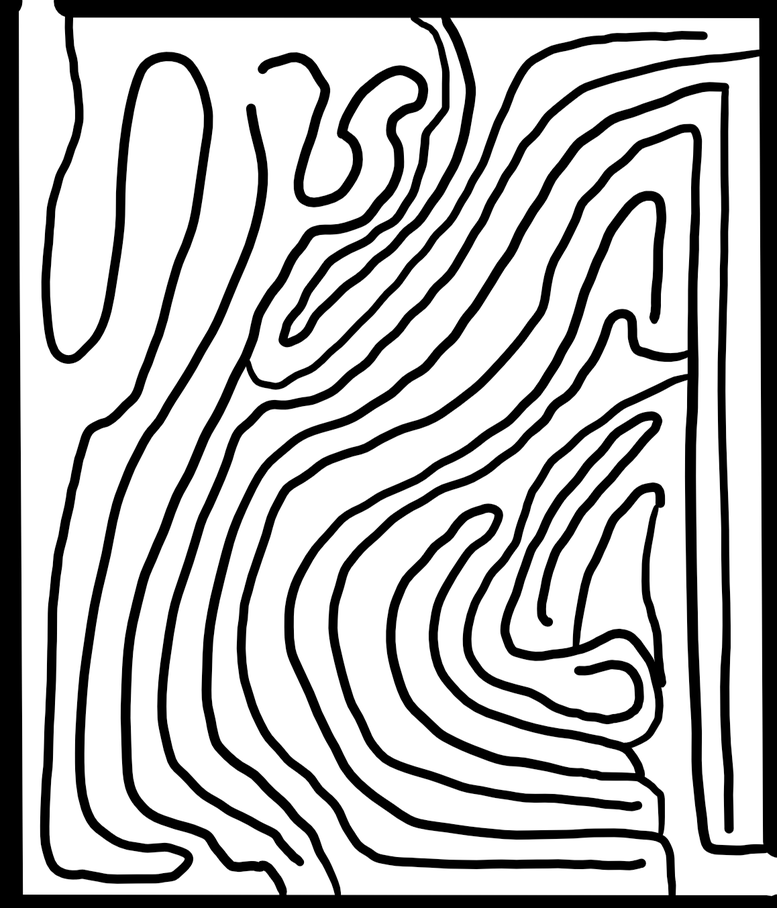
#> input picture mazesolve/mazes/Sketch.png, 777 x 908 px, shrunk from 1158 x 1353 before the run
$ python mazesolve.py mazes/Sketch.png   (older library calls are emulated)
#> lines starting #> are read from the running program, lines starting #| are printed output that depends on the picture
### mazesolve/py_star.py
import numpy as np

import inspect
from os.path import abspath, dirname, join
import a_star as a_star_cpp

def a_star(weights, start, goal, diagonal_ok):
    # every weight has to be at least one
    #if weights.min(axis=None) < 1:
    #    raise ValueError("Minimum cost to move must be 1, but got {0}".format(weights.min(axis=None)))

    #Ensure start is within grid
    if(start[0] < 0 or start[1] >= weights.shape[0] or start[1] < 0 or start[1] >= weights.shape[1]):
        raise ValueError("Start of ({0}) lies outside grid.".format(start))

    #Ensure goal is within grid
    if(goal[0] < 0 or goal[1] >= weights.shape[0] or goal[1] < 0 or goal[1] >= weights.shape[1]):
        raise ValueError("Goal of ({0}) lies outside grid.".format(goal))

    height, width = weights.shape
    start_index = int(np.ravel_multi_index(start, (height, width)))
    goal_index = int(np.ravel_multi_index(goal, (height, width)))
    weights = weights.flatten()
    weights[start_index] = 0.0
    weights[goal_index] = 0.0
    path, tried_pixels = invoke_pathfinder(width,height,weights,start_index,goal_index,diagonal_ok)
    return (path,tried_pixels)

def invoke_pathfinder(width,height,weights,start_index,goal_index,diagonal_ok):
    #Invoking C++ stuff here
    path, tried_pixels = a_star_cpp.get_path(width, height, weights, start_index, goal_index, diagonal_ok)
    if path[0] >= 0:
        return (np.unravel_index(path, (height,width)),np.unravel_index(list(tried_pixels),(height,width)))
    else:
        return (None,np.unravel_index(list(tried_pixels),(height,width)))
    #If no path was found returns an empty tuple, otherwise tuple of path indices

### mazesolve/mazesolve.py
import cv2
import numpy as np
import argparse as ap
from py_star import a_star
from time import time
import os

def load_maze(maze_path):
#> called with maze_path = 'mazes/Sketch.png'
    maze = cv2.imread(maze_path)
#> maze is the input picture: shape (908, 777, 3); min 0, max 255, mean 184.2
    if maze is None:
        print("no file found: {0}".format(maze_path))
        return
    else:
        print("loaded maze of shape {0}".format(maze.shape[0:2],))
#| loaded maze of shape (908, 777)
    return maze

def solve_maze(maze, diagonal_ok = True):

#> called with diagonal_ok = True
    grid = cv2.cvtColor(maze, cv2.COLOR_BGR2GRAY).astype(np.int)
    grid[grid == 0] = -1
#> grid: shape (908, 777) int64; min -1, max 255, mean 184
    grid[grid == 255] = 1
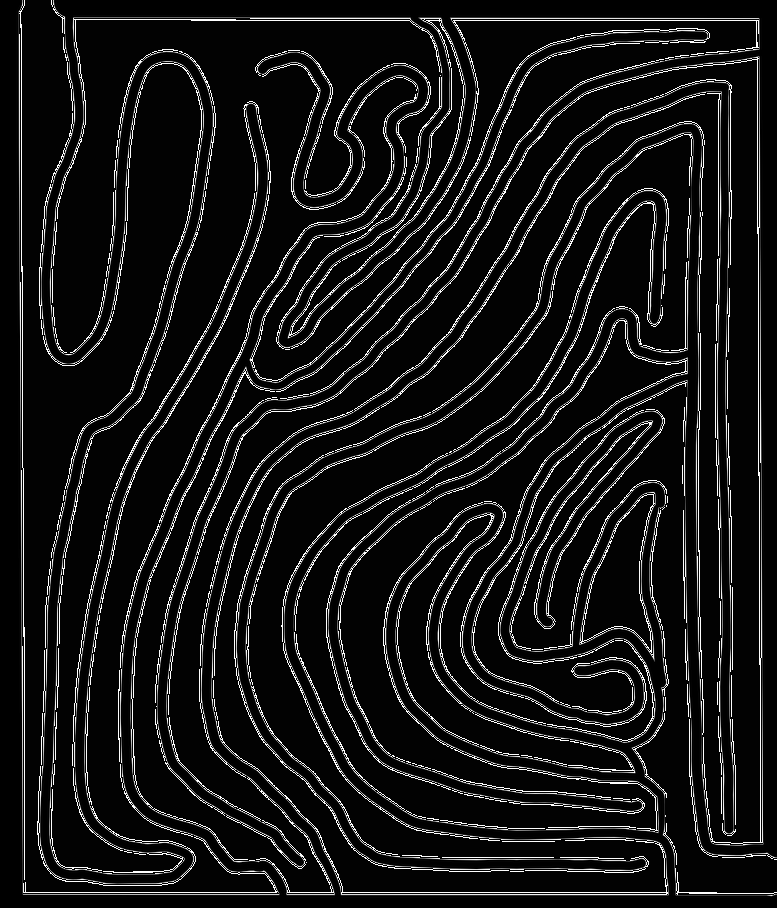
#> grid: shape (908, 777) int64; min -1, max 254, mean 21.6; drawn with min black and max white

    # start is the first white block in the top row
    start_j, = np.where(grid[0, :] == 1)
#> start_j = 30 values from 20 to 56
    start = np.array([0, start_j[0]])
#> start = [0, 20]

    # end is the first white block in the final column
    end_i, = np.where(grid[:, -1] == 1)
#> end_i = 34 values from 858 to 893
    end = np.array([end_i[0], grid.shape[1] - 1])
#> end = [858, 776]
    t0 = time()
    # set diagonal_ok=True to enable 8-connectivity
    path, tried_pixels = a_star(grid, start, end, diagonal_ok)
#> in a_star, `start_index = int(np.ravel_multi_index(start, (height, width)))`: start_index = 20
#> in a_star, `goal_index = int(np.ravel_multi_index(goal, (height, width)))`: goal_index = 667442
    dur = time() - t0
    return path, tried_pixels, dur
    #path is tuple of two arrays containing x and y values of path nodes


if __name__ == "__main__":
    parser = ap.ArgumentParser()
    parser.add_argument("maze_path",type=str)
    parser.add_argument("--disable-diagonal",action='store_false')
    parser.add_argument("--solution-name")
    args = parser.parse_args()
    maze = load_maze(args.maze_path)

    path_list = args.maze_path.split('/')
    file_path = "/".join(path_list[:-1])
    file_name = path_list[-1].split('.')[0]
    file_ending = path_list[-1].split('.')[-1]

    if args.solution_name:
        solution_path = args.solution_name
        if solution_path.count('.') == 0:
            solution_path = solution_path + '.' + file_ending
    else:
        solution_name = file_name + "_solution" + "." + file_ending
        solution_path = "/".join([file_path,solution_name])

    solution_dir = "/".join(solution_path.split('/')[:-1])
    if not os.path.isdir(solution_dir):
        os.mkdir(solution_dir)

#> (the run stopped early here; a loop or call above may not have finished)
